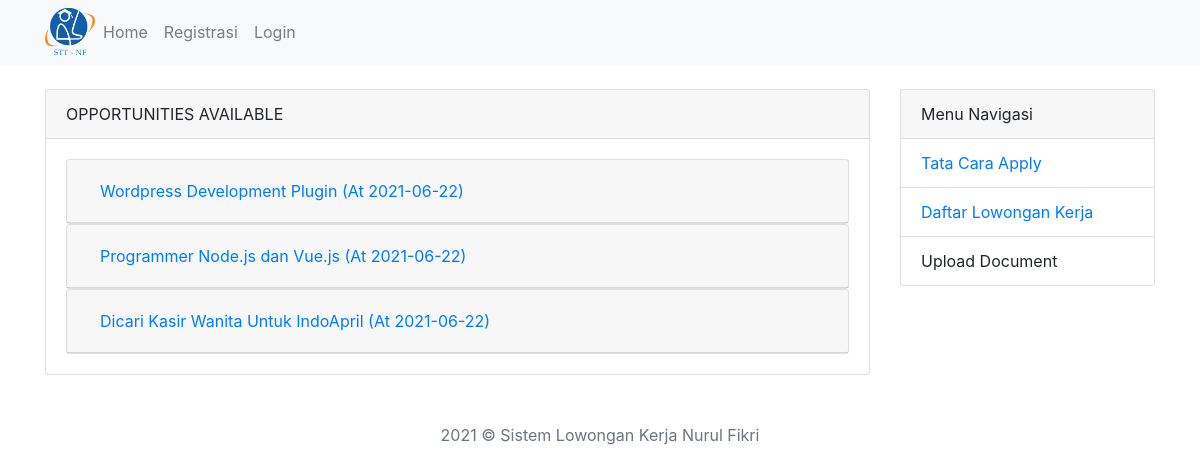
The page /index.php/page/career on the database its author committed.
### tables this page shows
CREATE TABLE `info_loker` (
  `id` int(11) NOT NULL AUTO_INCREMENT,
  `info` varchar(100) NOT NULL,
  `jabatan` varchar(25) NOT NULL,
  `bagian` varchar(25) NOT NULL,
  `tanggal_akhir` date NOT NULL,
  `tanggal` date NOT NULL,
  PRIMARY KEY (`id`)
);

### application/libraries/Template.php (called while the page is built, shortened)
<?php
class Template
{
  var $template_data = array();
  function set($name, $value)
  {
    $this->template_data[$name] = $value;
  }
  function load($template = '', $view = '', $view_data = array(), $return = false)
  {
    $this->CI = &get_instance();
    $this->set('content_view', $this->CI->load->view($view, $view_data, true));
    return $this->CI->load->view($template, $this->template_data, $return);
  }
}

### application/controllers/Page.php (called while the page is built, shortened)
<?php
class Page extends CI_Controller {
	public function career()
	{
		$this->db->order_by('id' ,'DESC');
		$data['careers'] = $this->db->get('info_loker')->result();
		$this->template->load('template','page/career',$data);
	}
}

### index.php (called while the page is built, shortened)
<?php
require_once BASEPATH.'core/CodeIgniter.php';

### application/views/page/career.php (the view, shortened to what this page needs)
<div class="row mt-4">
	<div class="col-md-9">
		<div class="card">
			<div class="card-header">OPPORTUNITIES AVAILABLE</div>
			<div class="card-body">
				<div id="accordion">
				<?php foreach($careers as $c): ?>
				  <div class="card">
				    <div class="card-header" id="headingOne">
				      <h5 class="mb-0">
				        <button class="btn btn-link" data-toggle="collapse" data-target="#coll<?= $c->id ?>" aria-expanded="false" aria-controls="collapseOne">
				          <?= $c->info ?> (At <?= $c->tanggal ?>)
				        </button>
				      </h5>
				    </div>
				  </div>
				<?php endforeach; ?>
				</div>
			</div>
		</div>
	</div>
	<div class="col-md-3">
		<div class="card">
			<div class="card-header">Menu Navigasi</div>
			<ul class="list-group list-group-flush">
				<li class="list-group-item"><a href="<?= base_url('page/cara_apply') ?>">Tata Cara Apply</a></li>
				<li class="list-group-item"><a href="<?= base_url('page/career') ?>">Daftar Lowongan Kerja</a></li>
				<li class="list-group-item">Upload Document</li>
			</ul>
		</div>
	</div>
</div>

### application/views/template.php (shortened to what this page needs)
<!DOCTYPE html>
<html>
<head>
	<link rel="stylesheet" type="text/css" href="<?= base_url() ?>/assets/vendor/bootstrap/css/bootstrap.min.css">
	<link rel="stylesheet" type="text/css" href="<?= base_url() ?>/assets/css/main.css">
</head>
<body>
<nav class="navbar navbar-expand-lg navbar-light bg-light">
<div class="container">
  <img src="<?= base_url() ?>/assets/img/logo-STT-NF-1-removebg-preview.png" width="50px">
  <div class="collapse navbar-collapse" id="navbarSupportedContent">
    <ul class="navbar-nav mr-auto">
      <li class="nav-item">
        <a class="nav-link" href="<?= base_url('page') ?>">Home</a>
      </li>
      <?php if(! $this->session->has_userdata('username')): ?>
      <li class="nav-item">
        <a class="nav-link" href="<?= base_url('page/registrasi') ?>">Registrasi</a>
      </li>
      <li class="nav-itme">
        <a class="nav-link" href="<?= base_url('admin/login') ?>">Login</a>
      </li>
      <?php else: ?>
      <li class="nav-itme">
        <a class="nav-link" href="#" data-toggle="modal" data-target="#logoutModal">Logout</a>
      </li>
      <?php endif; ?>
    </ul>
  </div>
 </div>
</nav>
<div class="container">
<?= $content_view ?>
</div>
<div class="footer text-center text-secondary mt-5 navbar-expand-lg navbar-bottom">
2021 &copy; Sistem Lowongan Kerja Nurul Fikri
</div>
</body>
</html>

### rows shown on the page
info_loker: info "Wordpress Development Plugin", tanggal "2021-06-22"
info_loker: info "Programmer Node.js dan Vue.js", tanggal "2021-06-22"
info_loker: info "Dicari Kasir Wanita Untuk IndoApril", tanggal "2021-06-22"
